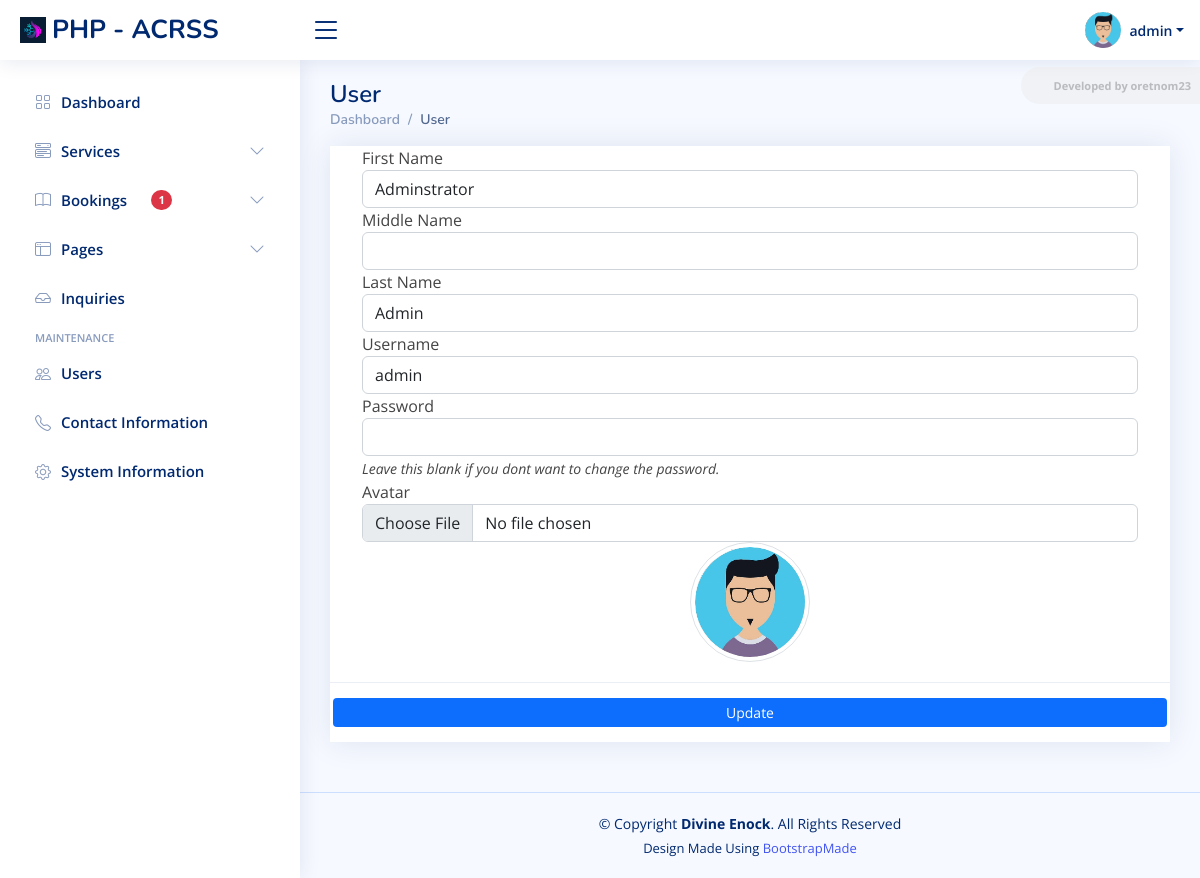
Page /admin?page=user (signed in) on the committed database.
### tables this page shows
CREATE TABLE `users` (
  `id` int(50) NOT NULL,
  `firstname` varchar(250) NOT NULL,
  `middlename` text DEFAULT NULL,
  `lastname` varchar(250) NOT NULL,
  `username` text NOT NULL,
  `password` text NOT NULL,
  `avatar` text DEFAULT NULL,
  `last_login` datetime DEFAULT NULL,
  `type` tinyint(1) NOT NULL DEFAULT 0,
  `date_added` datetime NOT NULL DEFAULT current_timestamp(),
  `date_updated` datetime DEFAULT current_timestamp() ON UPDATE current_timestamp()
);

### classes/DBConnection.php (called while the page is built, shortened)
<?php
class DBConnection{
    private $host = DB_SERVER;
    private $username = DB_USERNAME;
    private $password = DB_PASSWORD;
    private $database = DB_NAME;
    public $conn;
    public function __construct(){
        if (!isset($this->conn)) {
            $this->conn = new mysqli($this->host, $this->username, $this->password, $this->database);
        }
    }
}
?>

### classes/SystemSettings.php (called while the page is built, shortened)
<?php
class SystemSettings extends DBConnection{
	function userdata($field = ''){
		if(!empty($field)){
			if(isset($_SESSION['userdata'][$field]))
				return $_SESSION['userdata'][$field];
			else
				return null;
		}else{
			return false;
		}
	}
}
$_settings = new SystemSettings();
?>

### config.php (called while the page is built, shortened)
<?php
require_once('classes/DBConnection.php');
require_once('classes/SystemSettings.php');
function validate_image($file){
    global $_settings;
	if(!empty($file)){
        $ex = explode("?",$file);
        $file = $ex[0];
        $ts = isset($ex[1]) ? "?".$ex[1] : '';
		if(is_file(base_app.$file)){
			return base_url.$file.$ts;
		}else{
			return base_url.($_settings->info('logo'));
		}
	}else{
		return base_url.($_settings->info('logo'));
	}
}
?>

### admin/user/index.php (the view, shortened to what this page needs)
<?php
$user = $conn->query("SELECT * FROM users where id ='".$_settings->userdata('id')."'");
foreach($user->fetch_array() as $k =>$v){
	$meta[$k] = $v;
}
?>
<section class="section">
	<div class="card card-outline rounded-0 card-navy">
		<div class="card-body">
			<div class="container-fluid">
				<form action="" id="manage-user">
					<div class="form-group">
						<label for="name">First Name</label>
						<input type="text" name="firstname" id="firstname" class="form-control" value="<?php echo isset($meta['firstname']) ? $meta['firstname']: '' ?>" required>
					</div>
					<div class="form-group">
						<label for="name">Middle Name</label>
						<input type="text" name="middlename" id="middlename" class="form-control" value="<?php echo isset($meta['middlename']) ? $meta['middlename']: '' ?>">
					</div>
					<div class="form-group">
						<label for="name">Last Name</label>
						<input type="text" name="lastname" id="lastname" class="form-control" value="<?php echo isset($meta['lastname']) ? $meta['lastname']: '' ?>" required>
					</div>
					<div class="form-group">
						<label for="username">Username</label>
						<input type="text" name="username" id="username" class="form-control" value="<?php echo isset($meta['username']) ? $meta['username']: '' ?>" required  autocomplete="off">
					</div>
					<div class="form-group">
						<label for="password">Password</label>
						<input type="password" name="password" id="password" class="form-control" value="" autocomplete="off">
						<small><i>Leave this blank if you dont want to change the password.</i></small>
					</div>
					<div class="form-group">
						<label for="" class="control-label">Avatar</label>
						<div class="custom-file">
						<input type="file" class="form-control" id="customFile" name="img" onchange="displayImg(this,$(this))" accept="image/png, image/jpeg">
						</div>
					</div>
					<div class="form-group d-flex justify-content-center">
						<img src="<?php echo validate_image(isset($meta['avatar']) ? $meta['avatar'] :'') ?>" alt="" id="cimg" class="img-fluid img-thumbnail">
					</div>
				</form>
			</div>
		</div>
		<div class="card-footer">
				<div class="col-md-12">
					<div class="row">
						<button class="btn btn-sm btn-primary bg-gradient-teal border-0" form="manage-user">Update</button>
					</div>
				</div>
			</div>
	</div>
</section>

### assets/css/style.css (style rules this page uses)
:root { scroll-behavior: smooth; }
body { font-family: "Open Sans", sans-serif; background: #f6f9ff; color: #444444; }
.card { margin-bottom: 30px; border: none; border-radius: 5px; box-shadow: 0px 0 30px rgba(1, 41, 112, 0.1); }
.card-header, .card-footer { border-color: #ebeef4; background-color: #fff; color: #798eb3; padding: 15px; }
.card-body { padding: 0 20px 20px 20px; }

### admin/user/index.php (style rules this page uses)
img#cimg { height: 15vh; width: 15vh; object-fit: cover; border-radius: 100% 100%; }

### rows in the picture
users: firstname "Adminstrator", lastname "Admin", username "admin", avatar (picture)

### other values in the picture
$_settings->info('short_name') "PHP - ACRSS"
$_settings->userdata('username') "admin"
format_num($pbook) "1"
str_replace(['_', '/'], ' ', ($pageSplit[1] ?? $page)) "User"
